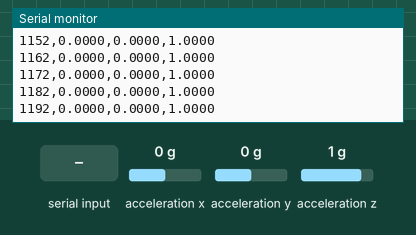
Simulated run of this program. Board: ESP32. On the bench: the last lines printed to the serial monitor. Wiring (inferred from the names in the program): MPU-6050 motion sensor at I2C address 0x68. Inputs (shaded band) come from the test bench; at power-on: acceleration x 0 g, acceleration y 0 g, acceleration z 1 g.

Above: at 1.2 s.
1.3 s: "PING\n" received over Serial
2.8 s: "STREAM ON\n" received over Serial
4.3 s: "STREAM OFF\n" received over Serial
At 5.1 s:
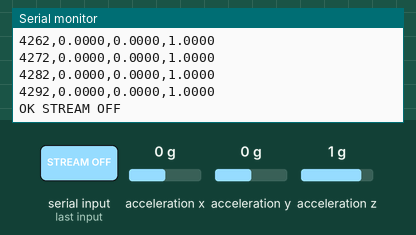
5.8 s: "RATE\n" received over Serial
At 6.2 s:
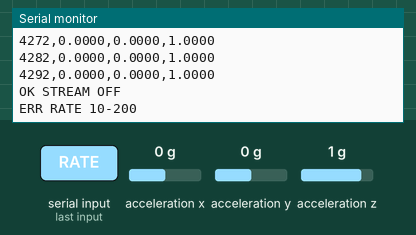
7.3 s: "90,45\n" received over Serial
At 8.6 s:
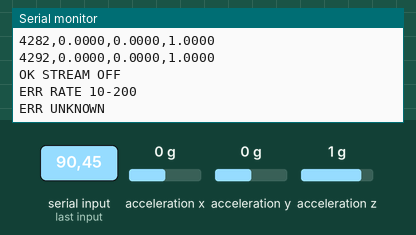
Timing chart, 0 to 9.8 s (numbered marks = the images above; inputs shaded):
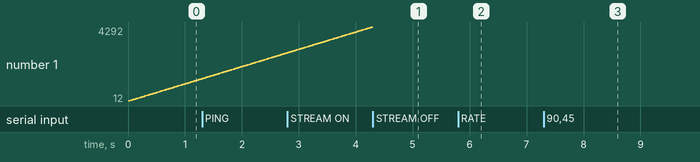

Measured:
- after the input at 7.3 s, the serial monitor: prints a new line at once (image 3)

The program:

main.cpp
```cpp
// Streams MPU-6050 accelerometer samples over serial as CSV: t_ms,ax,ay,az (g).
// A hardware timer paces sampling; the ISR only flags that a sample is due and
// loop() does the I2C read and printing.

#include <Arduino.h>
#include <Wire.h>

#include "commands.h"
#include "mpu6050.h"

namespace {
constexpr int kSdaPin = 21;
constexpr int kSclPin = 22;
constexpr uint32_t kI2cHz = 400000;
constexpr uint32_t kBaud = 115200;
constexpr int kDefaultRateHz = 100;
constexpr uint32_t kTimerTickHz = 1000000;  // 80 MHz APB / 80

Mpu6050 imu(Wire);
LineBuffer lineBuf;
hw_timer_t* timer = nullptr;
portMUX_TYPE timerMux = portMUX_INITIALIZER_UNLOCKED;

// Shared with the ISR; guarded by timerMux.
volatile bool samplePending = false;
volatile uint32_t sampleTimeMs = 0;
volatile uint32_t overruns = 0;

bool streaming = true;
uint32_t readErrors = 0;

void IRAM_ATTR onTimer() {
  portENTER_CRITICAL_ISR(&timerMux);
  if (samplePending) overruns++;
  sampleTimeMs = millis();
  samplePending = true;
  portEXIT_CRITICAL_ISR(&timerMux);
}

void setRate(int rateHz) {
  timerAlarmWrite(timer, kTimerTickHz / rateHz, true);
  // Restart the count so a shorter period can't leave the counter past the new alarm.
  timerWrite(timer, 0);
}

void reportErrorCounts() {
  portENTER_CRITICAL(&timerMux);
  uint32_t o = overruns;
  overruns = 0;
  portEXIT_CRITICAL(&timerMux);
  if (o > 0 || readErrors > 0) {
    Serial.printf("# overruns=%lu read_errors=%lu\n", static_cast<unsigned long>(o),
                  static_cast<unsigned long>(readErrors));
  }
  readErrors = 0;
}

void handleCommand(const Command& cmd) {
  switch (cmd.type) {
    case CommandType::Ping:
      Serial.println("PONG");
      break;
    case CommandType::Rate:
      setRate(cmd.rateHz);
      Serial.printf("OK RATE %d\n", cmd.rateHz);
      break;
    case CommandType::RateInvalid:
      Serial.printf("ERR RATE %d-%d\n", kMinRateHz, kMaxRateHz);
      break;
    case CommandType::StreamOn:
      streaming = true;
      Serial.println("OK STREAM ON");
      break;
    case CommandType::StreamOff:
      streaming = false;
      Serial.println("OK STREAM OFF");
      reportErrorCounts();
      break;
    case CommandType::Unknown:
      Serial.println("ERR UNKNOWN");
      break;
  }
}

void pollSerial() {
  while (Serial.available() > 0) {
    if (lineBuf.push(static_cast<char>(Serial.read()))) {
      handleCommand(parseCommand(lineBuf.line()));
    }
  }
}

void initImu() {
  uint8_t whoAmI = 0;
  if (!imu.readWhoAmI(whoAmI)) {
    Serial.printf("# ERR no response at 0x%02X\n", imu.address());
  } else {
    Serial.printf("# WHO_AM_I=0x%02X\n", whoAmI);
    if (whoAmI != Mpu6050::kExpectedWhoAmI) {
      Serial.printf("# WARN WHO_AM_I=0x%02X, expected 0x%02X (clone?)\n", whoAmI,
                    Mpu6050::kExpectedWhoAmI);
    }
  }
  if (!imu.configure()) {
    Serial.println("# ERR MPU-6050 config write failed");
  }
}
}  // namespace

void setup() {
  Serial.begin(kBaud);
  Wire.begin(kSdaPin, kSclPin, kI2cHz);

  Serial.println("# tinyml-vibration-monitor imu-stream");
  initImu();
  Serial.printf("# rate=%d Hz, range=+-2g\n", kDefaultRateHz);
  Serial.println("# t_ms,ax,ay,az");

  timer = timerBegin(0, 80, true);
  timerAttachInterrupt(timer, &onTimer, true);
  timerAlarmWrite(timer, kTimerTickHz / kDefaultRateHz, true);
  timerAlarmEnable(timer);
}

void loop() {
  pollSerial();

  portENTER_CRITICAL(&timerMux);
  bool pending = samplePending;
  uint32_t t = sampleTimeMs;
  samplePending = false;
  portEXIT_CRITICAL(&timerMux);

  if (!pending || !streaming) return;

  float ax, ay, az;
  if (!imu.readAccel(ax, ay, az)) {
    readErrors++;
    return;
  }
  char line[48];
  int n = snprintf(line, sizeof(line), "%lu,%.4f,%.4f,%.4f\n", static_cast<unsigned long>(t), ax,
                   ay, az);
  Serial.write(reinterpret_cast<const uint8_t*>(line), n);
}
```

commands.cpp
```cpp
#include "commands.h"

#include <ctype.h>
#include <stdlib.h>
#include <string.h>

namespace {
// Copies line into out, trimmed and upper-cased. out must hold LineBuffer::kCapacity + 1.
void normalize(const char* line, char* out) {
  while (isspace(static_cast<unsigned char>(*line))) line++;
  size_t n = 0;
  while (line[n] != '\0' && n < LineBuffer::kCapacity) {
    out[n] = static_cast<char>(toupper(static_cast<unsigned char>(line[n])));
    n++;
  }
  while (n > 0 && isspace(static_cast<unsigned char>(out[n - 1]))) n--;
  out[n] = '\0';
}

bool parseRate(const char* arg, int& rateHz) {
  while (isspace(static_cast<unsigned char>(*arg))) arg++;
  if (*arg == '\0') return false;
  char* end = nullptr;
  long v = strtol(arg, &end, 10);
  if (*end != '\0') return false;
  if (v < kMinRateHz || v > kMaxRateHz) return false;
  rateHz = static_cast<int>(v);
  return true;
}
}  // namespace

Command parseCommand(const char* line) {
  char s[LineBuffer::kCapacity + 1];
  normalize(line, s);

  if (strcmp(s, "PING") == 0) return {CommandType::Ping, 0};
  if (strcmp(s, "STREAM ON") == 0) return {CommandType::StreamOn, 0};
  if (strcmp(s, "STREAM OFF") == 0) return {CommandType::StreamOff, 0};
  if (strncmp(s, "RATE", 4) == 0 && (s[4] == '\0' || isspace(static_cast<unsigned char>(s[4])))) {
    int rate = 0;
    if (parseRate(s + 4, rate)) return {CommandType::Rate, rate};
    return {CommandType::RateInvalid, 0};
  }
  return {CommandType::Unknown, 0};
}

bool LineBuffer::push(char c) {
  if (c == '\r') return false;
  if (c == '\n') {
    bool complete = !overflow_;
    buf_[len_] = '\0';
    len_ = 0;
    overflow_ = false;
    return complete;
  }
  if (overflow_) return false;
  if (len_ >= kCapacity) {
    overflow_ = true;
    return false;
  }
  buf_[len_++] = c;
  return false;
}
```

commands.h
```cpp
#pragma once

#include <stddef.h>

// Serial command handling. Pure logic (no Arduino calls) so it can be unit
// tested in a PlatformIO native env later.

constexpr int kMinRateHz = 10;
constexpr int kMaxRateHz = 200;

enum class CommandType { Ping, Rate, RateInvalid, StreamOn, StreamOff, Unknown };

struct Command {
  CommandType type;
  int rateHz;  // valid only when type == Rate
};

// Parses one line (without the newline). Case-insensitive, surrounding
// whitespace ignored.
Command parseCommand(const char* line);

// Accumulates characters into lines. CR is ignored; LF ends a line. A line
// longer than the buffer is discarded whole.
class LineBuffer {
 public:
  static constexpr size_t kCapacity = 32;

  // Returns true when c completes a line; the line is then available via line()
  // until the next push().
  bool push(char c);
  const char* line() const { return buf_; }

 private:
  char buf_[kCapacity + 1] = {};
  size_t len_ = 0;
  bool overflow_ = false;
};
```

mpu6050.cpp
```cpp
#include "mpu6050.h"

namespace {
constexpr uint8_t kRegConfig = 0x1A;       // DLPF_CFG in bits 2:0
constexpr uint8_t kRegAccelConfig = 0x1C;  // AFS_SEL in bits 4:3
constexpr uint8_t kRegAccelXoutH = 0x3B;   // ACCEL_XOUT_H .. ACCEL_ZOUT_L (6 bytes)
constexpr uint8_t kRegPwrMgmt1 = 0x6B;
constexpr uint8_t kRegWhoAmI = 0x75;

constexpr uint8_t kPwrWakePllGyroX = 0x01;  // SLEEP=0, CLKSEL=1 (PLL with X gyro ref)
constexpr uint8_t kAccelRange2g = 0x00;
constexpr uint8_t kDlpf44Hz = 0x03;  // accel bandwidth ~44 Hz

constexpr float kLsbPerG = 16384.0f;  // ±2 g
}  // namespace

bool Mpu6050::writeReg(uint8_t reg, uint8_t value) {
  wire_.beginTransmission(addr_);
  wire_.write(reg);
  wire_.write(value);
  return wire_.endTransmission() == 0;
}

bool Mpu6050::readRegs(uint8_t reg, uint8_t* buf, size_t len) {
  wire_.beginTransmission(addr_);
  wire_.write(reg);
  if (wire_.endTransmission(false) != 0) return false;
  if (wire_.requestFrom(addr_, static_cast<uint8_t>(len)) != len) return false;
  for (size_t i = 0; i < len; i++) buf[i] = wire_.read();
  return true;
}

bool Mpu6050::readWhoAmI(uint8_t& value) { return readRegs(kRegWhoAmI, &value, 1); }

bool Mpu6050::configure() {
  bool ok = writeReg(kRegPwrMgmt1, kPwrWakePllGyroX);
  ok &= writeReg(kRegAccelConfig, kAccelRange2g);
  ok &= writeReg(kRegConfig, kDlpf44Hz);
  return ok;
}

bool Mpu6050::readAccel(float& ax, float& ay, float& az) {
  uint8_t b[6];
  if (!readRegs(kRegAccelXoutH, b, sizeof(b))) return false;
  ax = static_cast<int16_t>((b[0] << 8) | b[1]) / kLsbPerG;
  ay = static_cast<int16_t>((b[2] << 8) | b[3]) / kLsbPerG;
  az = static_cast<int16_t>((b[4] << 8) | b[5]) / kLsbPerG;
  return true;
}
```

mpu6050.h
```cpp
#pragma once

#include <Arduino.h>
#include <Wire.h>

// Minimal raw-register MPU-6050 driver: accelerometer only, ±2 g range.
class Mpu6050 {
 public:
  static constexpr uint8_t kExpectedWhoAmI = 0x68;

  explicit Mpu6050(TwoWire& wire, uint8_t addr = 0x68) : wire_(wire), addr_(addr) {}

  // Reads WHO_AM_I (0x75). Returns false if the device didn't respond.
  bool readWhoAmI(uint8_t& value);

  // Wakes the sensor and sets ±2 g range and ~44 Hz DLPF.
  // Returns false if any register write failed.
  bool configure();

  // Burst-reads the accelerometer and converts to g. Returns false on I2C error.
  bool readAccel(float& ax, float& ay, float& az);

  uint8_t address() const { return addr_; }

 private:
  bool writeReg(uint8_t reg, uint8_t value);
  bool readRegs(uint8_t reg, uint8_t* buf, size_t len);

  TwoWire& wire_;
  uint8_t addr_;
};
```
